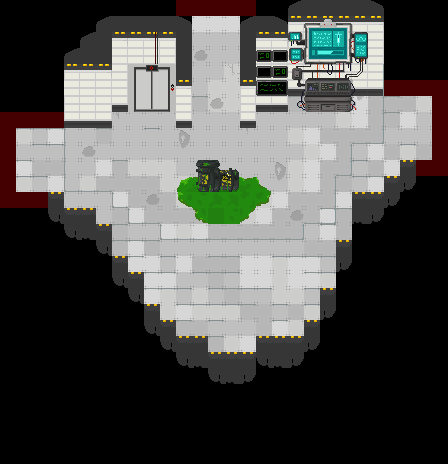

Tiled map render using the project's own tile images. Description and the map definition, with tile-layer contents summarised, below:
An orthogonal 28x29 tile map with 16x16 px tiles, 5 tile layers (Suelo, Aire, Acido, Paredes, ...), 5 tilesets and 9 objects (2x Up, 2x Right, 2x Left, 2x Spawner, Spawn).

<map version="1.0" tiledversion="1.1.2" orientation="orthogonal" renderorder="right-down" width="28" height="29" tilewidth="16" tileheight="16" infinite="0" nextobjectid="16">
 <tileset firstgid="1" source="../../tileset/tileset16.tsx" />
 <tileset firstgid="65" source="../../tileset/Decoracion.tsx" />
 <tileset firstgid="129" source="../../tileset/city.tsx" />
 <tileset firstgid="385" source="../../tileset/LabProps.tsx" />
 <tileset firstgid="753" source="../../tileset/City2.tsx" />
 <layer name="Suelo" width="28" height="29">
  <data>[812 cells, 360 non-empty, 13 distinct tile ids]</data>
 </layer>
 <layer name="Aire" width="28" height="29">
  <data>[812 cells, 67 non-empty, 8 distinct tile ids]</data>
 </layer>
 <layer name="Acido" width="28" height="29">
  <data>[812 cells, 16 non-empty, 13 distinct tile ids]</data>
 </layer>
 <layer name="Paredes" width="28" height="29">
  <data>[812 cells, 115 non-empty, 23 distinct tile ids]</data>
 </layer>
 <layer name="Decoracion" width="28" height="29">
  <data>[812 cells, 85 non-empty, 50 distinct tile ids]</data>
 </layer>
 <objectgroup name="Puertas">
  <object id="5" name="Up" x="191.5" y="15" width="48" height="16" />
  <object id="7" name="Right" x="415.5" y="94" width="16" height="64.5" />
  <object id="9" name="Left" x="16" y="128" width="16" height="62.5" />
 </objectgroup>
 <objectgroup name="Entradas">
  <object id="10" name="Up" gid="56" x="208" y="80" width="16" height="16" />
  <object id="11" name="Right" gid="56" x="361.5" y="135.5" width="16" height="16" />
  <object id="12" name="Left" gid="56" x="65" y="166" width="16" height="16" />
 </objectgroup>
 <objectgroup name="Spawners">
  <object id="1" name="Spawn" gid="64" x="196" y="272.5" width="16" height="16">
   <properties>
    <property name="Gunner" type="bool" value="true" />
    <property name="Stalker" type="bool" value="true" />
   </properties>
  </object>
  <object id="14" name="Spawner" gid="368" x="132" y="235.5" width="16" height="16">
   <properties>
    <property name="Bomber" type="bool" value="true" />
    <property name="Charger" type="bool" value="true" />
    <property name="Gunner" type="bool" value="true" />
    <property name="Stalker" type="bool" value="true" />
    <property name="Turret" type="bool" value="true" />
   </properties>
  </object>
  <object id="15" name="Spawner" gid="368" x="291.5" y="239.5" width="16" height="16">
   <properties>
    <property name="Bomber" type="bool" value="true" />
    <property name="Charger" type="bool" value="true" />
    <property name="Gunner" type="bool" value="true" />
    <property name="Stalker" type="bool" value="true" />
    <property name="Turret" type="bool" value="true" />
   </properties>
  </object>
 </objectgroup>
</map>
